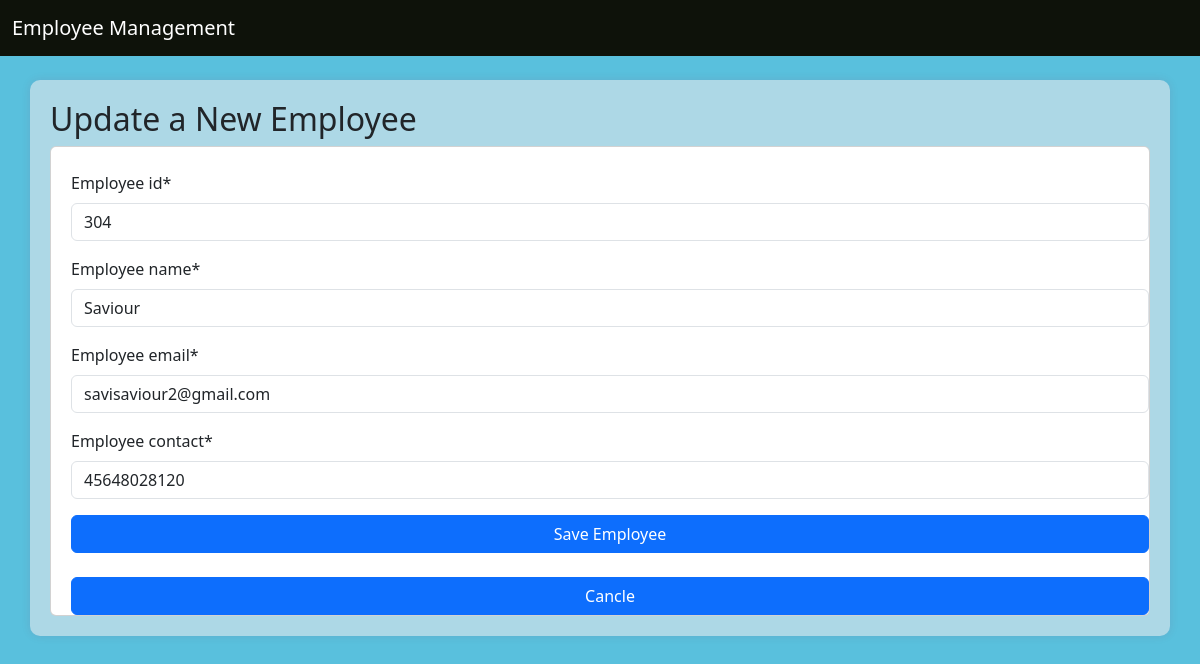
Screenshot of /update/17/ with the database file from the repository.
### employee/models.py (models this page shows, shortened)
class Employee(models.Model):
    employee_id = models.CharField(max_length=20)
    employee_name = models.CharField(max_length=100)
    employee_email = models.CharField(max_length=80)
    employee_contact = models.CharField(max_length=20)

### employee/views.py (the view)
# urls.py: path('update/<int:pk>/',update_employee, name='update'),
def update_employee(request, pk):
    employee = Employee.objects.get(id=pk)
    if request.method == 'POST':
        form = EmployeeForm(request.POST, instance=employee)
        if form.is_valid():
            form.save()
            return redirect('list')
    else:
        form = EmployeeForm(instance=employee)
    return render(request, 'update.html', {'form':form})

### employee/forms.py
class EmployeeForm(forms.ModelForm):
    class Meta:
        model = Employee
        fields = '__all__'

### templates/update.html (shortened to what this page needs)
{% extends "base.html" %}
{%block content%}
{% load crispy_forms_tags %}
<h2>Update a New Employee</h2>
<form method='POST' class='form-group card pt-4' style='padding-left:20px'>
    {{form | crispy}}
    <button type="submit" class="btn btn-primary">Save Employee</button><br/>
    <a href={%url 'list'%} class="btn btn-primary">Cancle</a>
</form>
{%endblock%}

### templates/base.html (style rules this page uses)
body { background-color:rgb(89, 192, 221); }

### rows the page displays
Employee: employee_id "304", employee_name "Saviour", employee_email "savisaviour2@gmail.com", employee_contact "45648028120"
